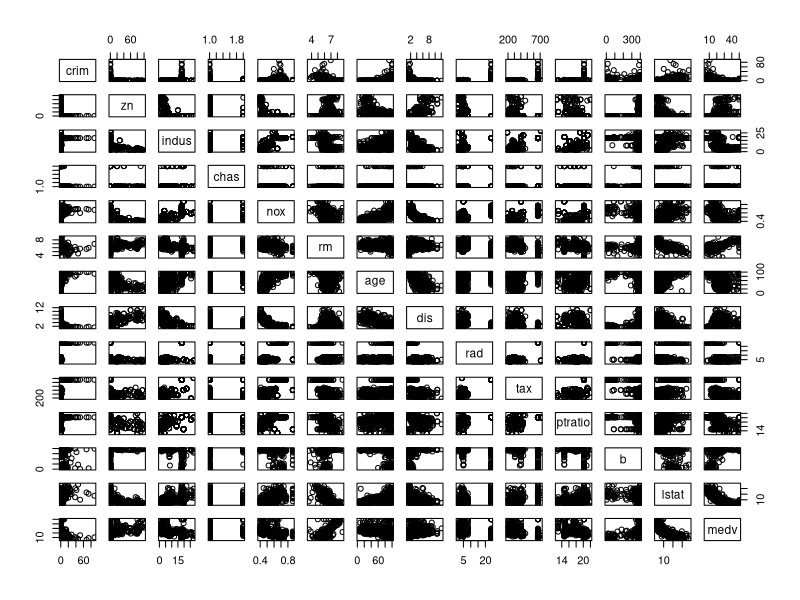

Write R code to recreate this figure. (Note: this script raises an error after producing the figure.)
install.packages("mlbench")

#--- Load required libraries
library(ggplot2)
library(caret)
library(glmnet)
library(mlbench)

data(BostonHousing)

#--- Load the Boston Housing dataset
data(BostonHousing)
housing_data <- BostonHousing

#--- Perform EDA
summary(housing_data)
pairs(housing_data)

#--- Split the data
set.seed(123)
train_index <- createDataPartition(housing_data$price, p = 0.7, list = FALSE)
train_data <- housing_data[train_index, ]
test_data <- housing_data[-train_index, ]

#--- Fit a multiple linear regression model
model <- lm(price ~ ., data = train_data)

#--- Print the model summary
summary(model)

#--- Perform feature selection using stepwise regression
step_model <- step(model, direction = "both")
summary(step_model)

#--- Apply regularization using Lasso (L1)
x <- model.matrix(price ~ ., train_data)[, -1]
y <- train_data$price
cv_lasso <- cv.glmnet(x, y, alpha = 1)
best_lambda <- cv_lasso$lambda.min
lasso_model <- glmnet(x, y, alpha = 1, lambda = best_lambda)
coef(lasso_model)

#--- Make predictions on the test set
test_predictions <- predict(step_model, newdata = test_data)

#--- Evaluate model
mse <- mean((test_data$price - test_predictions)^2)
rmse <- sqrt(mse)
cat("Root Mean Squared Error (RMSE):", rmse, "\n")

#--- Visualize the relationship between variables
ggplot(train_data, aes(x = floor_area, y = price)) +
  geom_point() +
  geom_smooth(method = "lm", se = FALSE) +
  labs(x = "Floor Area", y = "Price", title = "Floor Area vs. Price")
